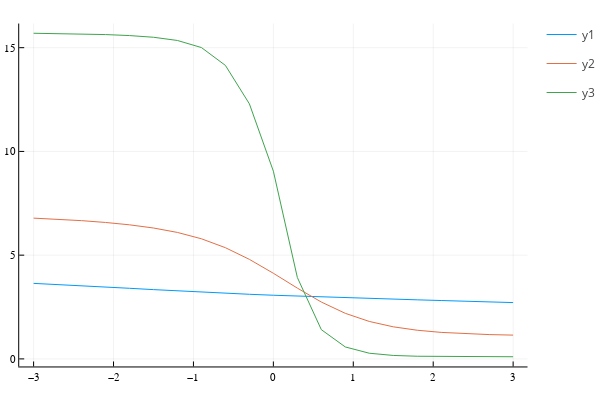

Write notebook code for a chart like this one.
### Code cell
plot(q, α1)
plot!(q, α2)
plot!(q, α3)

### Figure 1 — Plotly figure (JSON) as saved in the notebook; plotly's stock layout.template omitted (floating-point values rounded to 4 significant figures)
{"data": [{"colorbar": {"title": ""}, "legendgroup": "y1", "line": {"color": "rgba(0, 154, 250, 1.000)", "dash": "solid", "shape": "linear", "width": 1}, "mode": "lines", "name": "y1", "showlegend": true, "type": "scatter", "x": [-3, -2.7, -2.4, -2.1, -1.8, -1.5, -1.2, -0.9, -0.6, -0.3, 0, 0.3, 0.6, 0.9, 1.2, 1.5, 1.8, 2.1, 2.4, 2.7, 3], "xaxis": "x", "y": [3.64, 3.587, 3.529, 3.467, 3.403, 3.339, 3.277, 3.219, 3.164, 3.114, 3.068, 3.025, 2.986, 2.949, 2.914, 2.88, 2.846, 2.814, 2.781, 2.747, 2.714], "yaxis": "y", "zmax": null, "zmin": null}, {"colorbar": {"title": ""}, "legendgroup": "y2", "line": {"color": "rgba(227, 111, 71, 1.000)", "dash": "solid", "shape": "linear", "width": 1}, "mode": "lines", "name": "y2", "showlegend": true, "type": "scatter", "x": [-3, -2.7, -2.4, -2.1, -1.8, -1.5, -1.2, -0.9, -0.6, -0.3, 0, 0.3, 0.6, 0.9, 1.2, 1.5, 1.8, 2.1, 2.4, 2.7, 3], "xaxis": "x", "y": [6.784, 6.731, 6.663, 6.576, 6.462, 6.309, 6.095, 5.789, 5.36, 4.797, 4.127, 3.411, 2.74, 2.196, 1.805, 1.546, 1.381, 1.277, 1.213, 1.172, 1.146], "yaxis": "y", "zmax": null, "zmin": null}, {"colorbar": {"title": ""}, "legendgroup": "y3", "line": {"color": "rgba(62, 164, 78, 1.000)", "dash": "solid", "shape": "linear", "width": 1}, "mode": "lines", "name": "y3", "showlegend": true, "type": "scatter", "x": [-3, -2.7, -2.4, -2.1, -1.8, -1.5, -1.2, -0.9, -0.6, -0.3, 0, 0.3, 0.6, 0.9, 1.2, 1.5, 1.8, 2.1, 2.4, 2.7, 3], "xaxis": "x", "y": [15.7, 15.68, 15.66, 15.63, 15.58, 15.5, 15.35, 15.01, 14.15, 12.29, 9.048, 3.925, 1.41, 0.5753, 0.2731, 0.1663, 0.1276, 0.1128, 0.1069, 0.1044, 0.1033], "yaxis": "y", "zmax": null, "zmin": null}], "layout": {"annotations": [], "height": 400, "legend_position": {"bgcolor": "rgba(255, 255, 255, 1.000)", "bordercolor": "rgba(0, 0, 0, 1.000)", "borderwidth": 1, "font": {"color": "rgba(0, 0, 0, 1.000)", "family": "sans-serif", "size": 11}, "title": {"font": {"color": "rgba(0, 0, 0, 1.000)", "family": "sans-serif", "size": 15}, "text": ""}, "tracegroupgap": 0, "traceorder": "normal", "x": 1, "xanchor": "auto", "y": 1, "yanchor": "auto"}, "margin": {"b": 20, "l": 0, "r": 0, "t": 20}, "paper_bgcolor": "rgba(255, 255, 255, 1.000)", "plot_bgcolor": "rgba(255, 255, 255, 1.000)", "showlegend": true, "width": 600, "xaxis": {"anchor": "y", "domain": [0.03619, 0.9934], "gridcolor": "rgba(0, 0, 0, 0.100)", "gridwidth": 0.5, "linecolor": "rgba(0, 0, 0, 1.000)", "mirror": false, "range": [-3.18, 3.18], "showgrid": true, "showline": true, "showticklabels": true, "tickangle": 0, "tickcolor": "rgb(0, 0, 0)", "tickfont": {"color": "rgba(0, 0, 0, 1.000)", "family": "sans-serif", "size": 11}, "tickmode": "array", "ticks": "inside", "ticktext": ["−3", "−2", "−1", "0", "1", "2", "3"], "tickvals": [-3, -2, -1, 0, 1, 2, 3], "title": "", "titlefont": {"color": "rgba(0, 0, 0, 1.000)", "family": "sans-serif", "size": 15}, "type": "-", "visible": true, "zeroline": false, "zerolinecolor": "rgba(0, 0, 0, 1.000)"}, "yaxis": {"anchor": "x", "domain": [0.03762, 0.9902], "gridcolor": "rgba(0, 0, 0, 0.100)", "gridwidth": 0.5, "linecolor": "rgba(0, 0, 0, 1.000)", "mirror": false, "range": [-0.3645, 16.16], "showgrid": true, "showline": true, "showticklabels": true, "tickangle": 0, "tickcolor": "rgb(0, 0, 0)", "tickfont": {"color": "rgba(0, 0, 0, 1.000)", "family": "sans-serif", "size": 11}, "tickmode": "array", "ticks": "inside", "ticktext": ["0", "5", "10", "15"], "tickvals": [0, 5, 10, 15], "title": "", "titlefont": {"color": "rgba(0, 0, 0, 1.000)", "family": "sans-serif", "size": 15}, "type": "-", "visible": true, "zeroline": false, "zerolinecolor": "rgba(0, 0, 0, 1.000)"}}}
